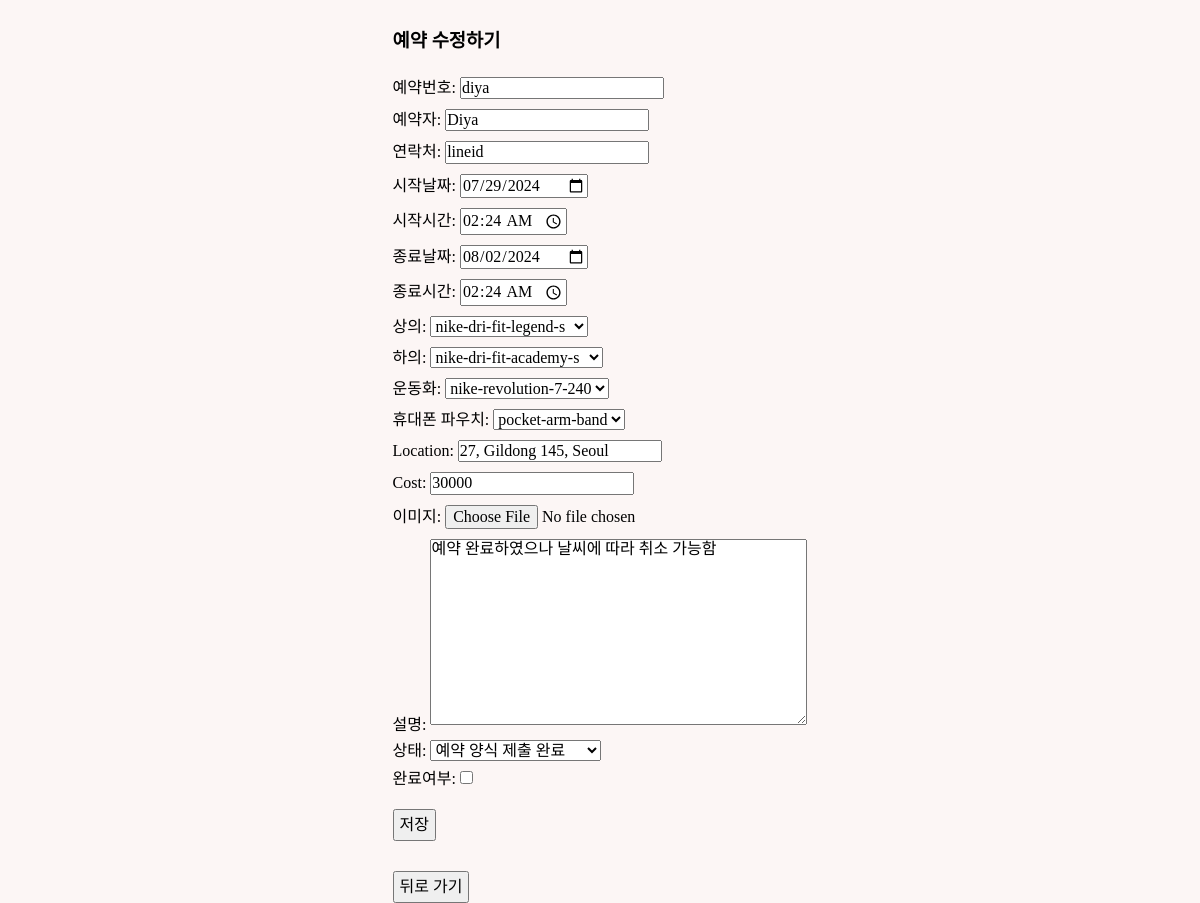
/sterna/update/diya (signed in), run on the app's committed database.
### reservation/models.py (models this page shows, shortened)
class Reservation(models.Model):
    STATUS_CHOICE = [
        ('ST1','예약 양식 제출 완료'),
        ('ST2','예약 완료 및 결제 대기'),
        ('ST3','결제 완료'),
        ('ST4','배송 중'),
        ('ST5','배송 완료'),
        ('ST6','반납 완료'),
        ('ST7','입고 완료')
    ]
    reserv_id = models.CharField(max_length=20, primary_key=True)
    client = models.CharField(max_length=20)
    contact = models.CharField(max_length=50, blank=False)
    start_date = models.DateField()
    start_time = models.TimeField(blank=True, default=timezone.now)
    end_date = models.DateField()
    end_time = models.TimeField(blank=True, default=timezone.now)
    top = models.ForeignKey(Item, on_delete=models.CASCADE, limit_choices_to={'category':'top'}, related_name="topName", blank=True, null=True)
    bottom = models.ForeignKey(Item, on_delete=models.CASCADE, limit_choices_to={'category':'bottom'}, related_name="bottomName", blank=True, null=True)
    shoes = models.ForeignKey(Item, on_delete=models.CASCADE, limit_choices_to={'category':'shoes'}, related_name="shoesName", blank=True, null=True)
    bag = models.ForeignKey(Item, on_delete=models.CASCADE, limit_choices_to={'category':'bag'}, related_name="bagName", blank=True, null=True)
    image = models.ImageField(upload_to="", blank=True)
    desc = models.TextField(blank=True, default="-")
    status = models.CharField(
        max_length=3,
        choices=STATUS_CHOICE,
        default='ST1',
    )
    completed = models.BooleanField(default=False)
    cost = models.IntegerField(default=0)
    location = models.CharField(max_length=50, blank=False)

### reservation/views.py (the view)
# urls.py: path('sterna/update/<str:pk>', views.update, name='update'),
@login_required(login_url='users:login')
def update(request, pk):
    reservation = get_object_or_404(Reservation, pk=pk)
    files = request.FILES
    form = ReservationForm(request.POST, request.FILES, instance=reservation)
    if request.method == "POST":
        if form.is_valid():
            reservation = form.save(commit=False)
            reservation.save()
            return redirect('reservation:data')
        else:
            return redirect('reservation:data')
    else:
        form = ReservationForm(instance=reservation)
        return render(request, 'admin/edit.html', {'form': form})

### reservation/models.py (called while the page is built)
    def __str__(self):
        return self.model_num

### templates/admin/edit.html (shortened to what this page needs)
{% load static %}
<!DOCTYPE html>
<html lang="en">
  <head>
    <link rel="stylesheet" type="text/css" href="{% static 'css/sterna.css' %}"/>
    <link rel="stylesheet" type="text/css" href="{% static 'css/normalize.css' %}"/>
    <link href="https://cdnjs.cloudflare.com/ajax/libs/bootstrap-datetimepicker/3.0.0/css/bootstrap-datetimepicker.min.css" rel="stylesheet"/>
  </head>
  <body>
    <div class="tocenter" style="margin:30px 0 0 0">
      <div style="max-width:100%;">
        <h3 style="margin:0 0 20px 0;">예약 수정하기</h3>
        <form method="POST" enctype="multipart/form-data">
          {{ form.as_p }}
          <button style="margin-top:20px; padding: 5px;" type="submit">
            저장
          </button>
        </form>
        <div style="height:30px;"></div>
        <div>
          <a href="{% url "reservation:data" %}">
            <button style="padding: 5px;">뒤로 가기</button>
          </a>
        </div>
      </div>
    </div>
  </body>
</html>

### static/css/sterna.css (style rules this page uses)
:root { --sterun-primary-color: #fbff00; --sterun-secondary-color: #3A3A3A; --sterun-thirdary-color: #4467AF; --sterun-white-color: #FCF6F5; --sterun-black-color: #1d1d1d; --sterun-grey-color: #E8E8E8; }
* { margin: 0; padding: 0; font-family: "SCDream"; z-index:100; }
html, body { background-color: var(--sterun-white-color); margin-top: 100px; min-height: 100%; margin: 0; }
a { color: var(--sterun-black-color); text-decoration: none; }
.tocenter { display: flex; flex-direction: column; align-items: center; width:100%; }
.form-control { margin:5px 0 5px 0; }

### data on the page
Reservation: reserv_id "diya", client "Diya", contact "lineid", start_date "07/29/2024", start_time "02:24", end_date "08/02/2024", end_time "02:24", top "nike-dri-fit-legend-s", bottom "nike-dri-fit-academy-s", shoes "nike-revolution-7-240", bag "pocket-arm-band", location "27, Gildong 145, Seoul", cost "30000", desc "예약 완료하였으나 날씨에 따라 취소 가능함", status "예약 양식 제출 완료"
